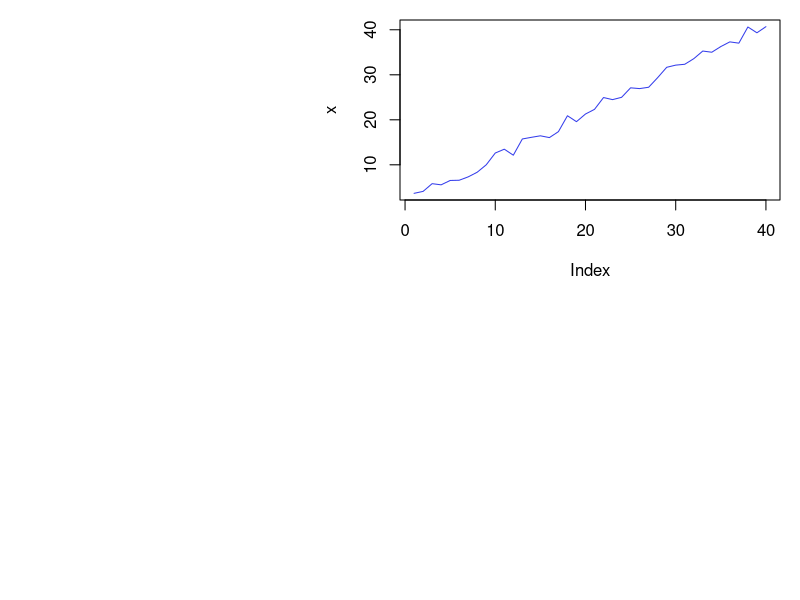
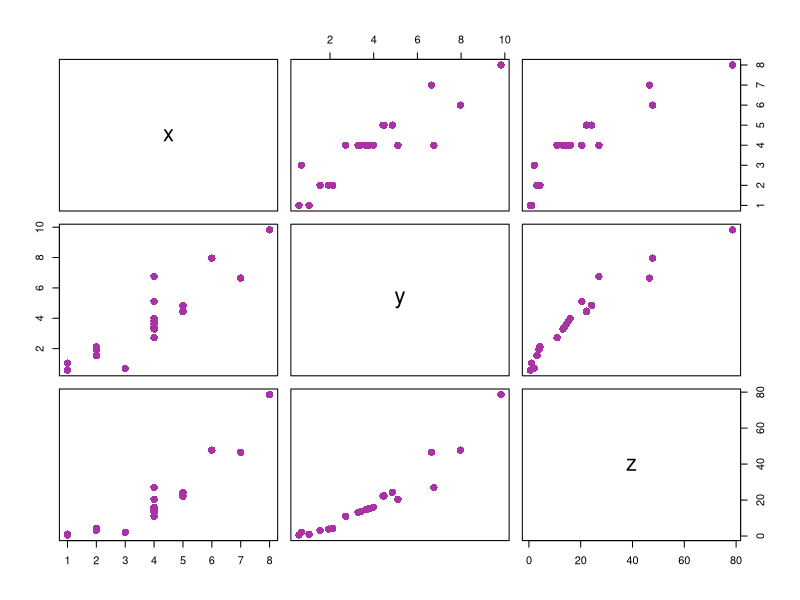

These figures' R source, in order: (Note: this script raises an error after producing the figures.)

# S3 Class ##############################

# To create an object of this class we will create a list that will contain all class members. Then this
# list is passed to the class() method as an argument.
a <- list(name="Adam", Roll_no=15)
# Defining a class "Student"
class(a) <- "Student"
# Creation of object
a

# The generic functions are a good example of polymorphism. 
# To understand the concept of generic functions consider 
#the print() function. The print() function is a collection 
# of various print functions that are created for different
# data types and data structures in the R Programming 
# Language. It calls the appropriate function depending upon 
# the type of object passed as an argument

# Seeing different types of print function
methods(print)

# Now lets create generic function of our own
a = list(name="Adam", Roll_no=15)
class(a) = "Student"
print(a)
# Now lets print all our members in spacified format
print.Student <- function(obj){
  cat("name: ", obj$name, "\n")
  cat("Roll No: ", obj$Roll_no, "\n")
}
print(a)

# To view the S3 attributes
attributes(a)

# Add attributes
attr(a, "age") <- c(18)
attributes(a)


# Inheritance in S3 class
# Inheritance allows one class to derive the features and functionalities 
# of another class. The feature facilitates code resuability

# student function with argument
student <- function(n, r){
  value <- list(name=n, Roll_no=r)
  attr(value, "class") <- "student"
  value
}
print.student <- function(obj){
  cat("Name: ", obj$name, "\n")
  cat("Roll ", obj$Roll_no)
}
# inheritance is done while creating another class by doing class(obj) <- c(child, parent)
s <- list(name="Kesha", Roll_no=21, country="Bangladesh")
class(s) <- c("Student", "student")
s
# The following class overwrites the method for class student
print.student <- function(obj){
  cat(obj$name, "is from", obj$country, "\n")
}
s


# S4 class #####################
# S4 class has a predefined definition.
# this function contain auxiliary functions for defining methods and generics
# syntax: setClass("myClass", slots=list(name="character", Roll_no="numeric"))
# The new() function is used to create object of S4 class

setClass("Student", slots=list(name="character", Roll_no="numeric"))
a <- new("Student", name="Adam", Roll_no=20)
a

# Create S4 objects from generator function
# setClass() returns a generator function which helps in creating objects and it acts as a constructor
stud <- setClass("Student", slots=list(name="character", Roll_no="numeric"))
stud
stud(name="Adam", Roll_no=15)

# Inheritance in S4 class
# Define S4 class
setClass("student", 
         slots=list(name="character",
                    age="numeric", rno="numeric")
         )
# Define a function to display object details
setMethod("show", "student",
          function(obj){
            cat(obj@name, "\n")
            cat(obj@age, "\n")
            cat(obj@rno, "\n")
          })
# Inherit from student
setClass("InternationalStudent",
         slots=list(country="character"),
         contains="student")
# Rest of the attribute will inherited from student
s <- new("InternationalStudent", name="Adam",
         age=22, rno=15, country="Bangladesh")
show(s)


# Reference class ###################
# Reference class is an improvement over s4 class
library(methods)
# setRefClass returns a generator
movies <- setRefClass("movies", fields=list(
  name = "character", leadActor="character", rating="numeric"
))
movieList <- movies(name="Iron Man", leadActor="Robert downey Jr", rating = 7)
movieList


# Add method to our class
library(methods)
movies <- setRefClass("movies", fields=list(name="character", leadActor="character", 
                                            rating="numeric"), methods=list(
                                              increment_rating = function(){
                                                rating <<- rating + 1
                                              },
                                              decrement_rating = function(){
                                                rating <<- rating - 1
                                              }
                                            ))
movieList <- movies(name="Iron Man",
                    leadActor="Robert downey Jr", rating=7)
movieList$rating
movieList$increment_rating()
movieList$rating



# R objects ###################
# in R programming language there are 5 basic types of language

# 1: vectors
x <- c(1, 2, 3, 4, 5)
y <- c("a", "b", "c") 
z <- 5
print(class(x))
print(class(y))
print(class(z))

# 2: Lists
# List can contain heterogeneous data types such as vectors or another lists
ls <- list(c(1, 2, 3, 4), list("a", "b", "c"))
print(ls)
print(class(ls))

# 3: matrices
# 4: factors
# 5: Arrays
# 6: Data frames


# Encapsulation in R programming #############################################
# OOP has the following features:
    # Class
    # Object
    # Abstraction
    # Encapsulation
    # Polymorphism
    # Inheritnce

# While working with classes and dealing with sensitive data, implementing global variable to all the 
# variables used within the program code is not a good choice because then the chance of getting data
# tempered will increase. For this purpose OOP has the concept of Encapsulation. Encapsulation ensures
# the outside view of the object is clearly separated from the inside view of the object by hiding the
# implementation of operation and state from the interface which is available to all other objects

l <- list(name="GeeksForGeeks", state="Up", sector=136)
class(l) <- "info"
l

s <- list(country="Bangladesh", state="Sylhet", street_no.=110)
class(s) <- "address"
s



# Polymorphism ##################################
# R language is evolving and it implements parametric polymorphism, which means that methods in R refer
# to functions, not class.
plot
help("UseMethod")
methods(plot)
# X window system graphics
x11(width=15, height=13)
# The runif() function generates random deviates of the uniform distribution
x <- 3*runif(40) + (1:40)
par(mar=c(20, 20, 1, 1))
plot(x, type='l', col='#343deb')
z <- locator(1)

# Input is data frame
X11(width = 6, height = 6)
set.seed(280870)
x <- c(4, 3, 1, 2, 2, 4, 6, 4, 5, 5, 
       4, 4, 5, 4, 4, 8, 4, 1, 2, 7)
y <- x * rnorm(20, 1, 0.3)
z <- x * y
# Taking a data frame
df <- data.frame(x, y, z)
par(mar = c(0.1, 0.1, 0.1, 0.1))
# Using plot()
plot(df, col = '#a832a6', pch = 16, cex = 1.5)
z <- locator(1)

colors <- c("violet", "indigo", "blue", "green",
            "yellow", "orange", "red")
summary(colors)

state.region
# Provides summarised results under each region
summary(state.region) 
# As maxsum is given as 3, totally we should have 3 regions
# But here we have 4 regions and hence highest count region,
# next highest count region is displayed and the other 
# regions are clubbed under Other
summary(state.region, maxsum = 3)

# Creating generic method
display <- function(obj){
  UseMethod("print")
}
print.bank <- function(obj){
  cat("Name is ", obj$name, "\n")
  cat(obj$account_no, " is the Acc no of the holder", "\n")
  cat(obj$saving, " is the amount of saving in the account \n")
  cat(obj$withdrawn, " is the withdrawn amount\n")
}
x <- list(name="hasan", account_no=1234, saving=1500, withdraw=267)
class(x) <- "bank"
display <- function(obj){
  UseMethod("print")
}
display(x)




# Inheritance ###########################################
# Inheritance is one of the concept in OOP by which new classes can be derived from existing or base
# classes helping in re-usability of code.

# Inheritance in S3 class
student <- function(n, a, r){
  value <- list(name=n, age=a, rno=r)
  attr(value, "class") <- student
  value
}
print.student <- function(obj){
  cat(obj$name, "\n")
  cat(obj$age, "\n")
  cat(obj$rno, "\n")
}
s <- list(name="Kalam", age=21, rno=4, country="Bangladesh")
class(s) <- c("InternationalStudent", "student")
cat("The method print.student() is inherited:\n")
print(s)

# overwriting the print method
print.InternationalStudent <- function(obj){
  cat(obj$name, "is from", obj$country, "\n")
}
print(s)

#check inheritance
inherits(s, "student")


# Inheritance in S4 class
setClass("student", slots=list(
  name="character", age="numeric", rno="numeric"
))
setMethod("show", "student",
          function(obj){
            cat(obj@name, "\n")
            cat(obj@age, "\n")
            cat(obj@rno, "\n")
          })
#inherit from student
setClass("InternationalStudent", slots=list(country="character"), contains="student")

s <- new("InternationalStudent", name="Kalam", age=21, rno=96, country="Bangladesh")
show(s)


# Inheritance in Reference class
# Define class 
student <- setRefClass("student",        
                       fields = list(name = "character", 
                                     age = "numeric", rno = "numeric"), 
                       methods = list( 
                         inc_age <- function(x) { 
                           age <<- age + x 
                         }, 
                         dec_age <- function(x) { 
                           age <<- age - x 
                         } 
                       ) 
) 
# Inheriting from Reference class 
InternStudent <- setRefClass("InternStudent",  
                             fields = list(country = "character"),  
                             contains = "student", 
                             methods = list( 
                               dec_age <- function(x) { 
                                 if((age - x) < 0)  stop("Age cannot be negative") 
                                 age <<- age - x 
                               } 
                             )  
) 
# Create object 
s <- InternStudent(name = "Utkarsh", 
                   age = 21, rno = 96, country = "India") 
s$dec_age(5) 
s$age 

s$dec_age(20)  
s$age 




# Abstraction #############################
add_2 <- function(y){2+y}
add_2(1:10)

add_x <- function(x){
  function(y){ x+y }
}
add_2 <- add_x(2)
add_7 <- add_x(7)

for (i in 1:nboot){
  bootmeans[i] <- mean(sample(data, length(data), replace=TRUE))
}

make_container <- function(n){
  x <- numeric(n)
  i <- 1
  function(value=NULL){
    if(is.null(value)){
      return(x)
    }
    else{
      x[i] <<- value
      i <<- i+1
    }
  }
}
bootmeans <- make_container(nboot)
for(i in 1:nboot){
  bootmeans(mean(sample(data, length(data), replace=TRUE)))
}



# Looping over objects #################################
# One of the biggest issues with the "for" loop is its memeory consumption and its slowness in executing
# repetative task. And when its come to dealing with large data set and iterative over it, for loop 
# is not advised. R provides many alternatives to be applied to vectors for lopping operation that are
# pretty useful when working interactively on a command line. In this article we deal with apply()
# function and its vatiation: apply(), lapply(), sapply(), tapply(), mapply()

# apply():   Applies a function over the margins of an array or matrix
# lapply():  Apply a function over a list or vector 
# sapply():  Same as lapply() but with spacified result
# tapply():  Apply a function over a ragged array
# mapply():  Multivariate version of lapply()

# apply()
A = matrix(1:9, 3, 3)
print(A)
# Applying apply() over a row of matrix. Here margin 1 is for row
r = apply(A, 1, sum)
print(r)
# Applying apply() over a column of matrix. Here 2 is for column
c = apply(A, 2, sum)
print(c)

# lapply():
  # This function is used to apply a function over a list. It always return a list of the same length as
  # the input list
A = matrix(1:9, 3, 3)
B = matrix(10:18, 3, 3)
myList = list(A, B)
determinant = lapply(myList, det)
print(determinant)

# sapply()
# sapply(): This function is used to simplify the result of lapply(), if possible. Unlike lapply(), 
# the result is not always a list. The output varies in the following ways:-
  # If output is a list containing elements having length 1, then a vector is returned.
  # If output is a list where all the elements are vectors of same length(>1), then a matrix is returned.
  # If output contains elements which cannot be simplified or elements of different types, a list 
  # is returned.
A = list(a=1:5, b=6:10)
means = sapply(A, mean)
print(means)

# tapply():
  # This function is used to apply a function over a subset of vectors given by a combination of factors.
Id = c(1, 1, 1, 1, 2, 2, 2, 3, 3)
val = c(1, 2, 3, 4, 5, 6, 7, 8, 9)
result = tapply(val, Id, sum)
print(result)

# mapply():
  # It's a multivariate version of lapply(). This function can be used over several list simultaneously.
A = list(c(1, 2, 3, 4))
B = list(c(2, 5, 1, 6))
result = mapply(sum, A, B)
print(result)





# Creating, Listing and Deleting, Objects in memory #########################

# Listing object in memory
# numeric object
x = 5
# String object
name = "Jafrul"
# Vector object
vec1 = c(1, 2, 3)
vec2 = c("a", "b", "c")
# List object
listOfNumber = list( 
  "Numbers" = vec1, 
  "Characters" = vec2 
) 
# Data frame object 
myDataFrame = data.frame( 
  "Numbers" = vec1, 
  "Characters" = vec2 
) 
# Listing objects using object() 
print(objects()) 
# Listing objects using ls() 
print(ls()) 


# The code below returns all objects 
# whose name contains an v 
print(ls(pattern = "v")) 
# The code below returns all objects 
# whose name ends with "e" 
print(ls(pattern = "e$")) 


# Deleting object in memory
# Deleting object x using rm() 
rm(x) 
# Deleting object myDataFrame using remove() 
remove(myDataFrame) 
ls()

# Deleting All object in memory
rm(list=ls())
print(ls())
